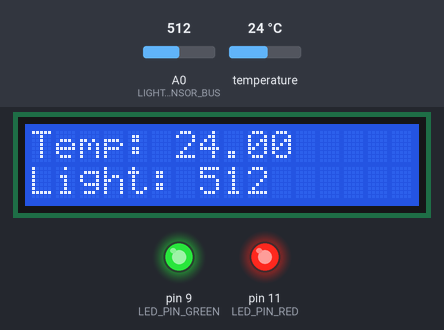
Simulated run of this sketch. Board: Arduino Uno, built with avr-gcc and run on an emulated ATmega328P. Parts: 16×2 character LCD, output pins drawn as LEDs (lit = HIGH). The test bench sets the inputs (shaded band); at power-on: temperature 24 °C, A0 (LIGHT_SENSOR_BUS) = 512. No radio packets arrive unless stated; pins used as bus, display or sensor lines are not drawn; what the sketch prints to the serial monitor is not drawn.

Above: at 2.0 s.
2.1 s: temperature set to 12 °C
At 3.2 s:
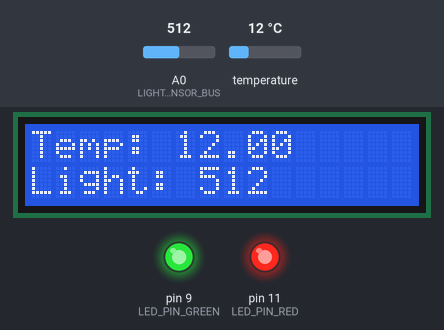
3.7 s: A0 (LIGHT_SENSOR_BUS) set to 716
At 5.1 s:
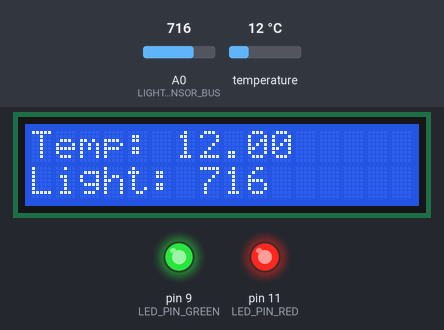
5.4 s: temperature set to 19 °C
At 6.1 s:
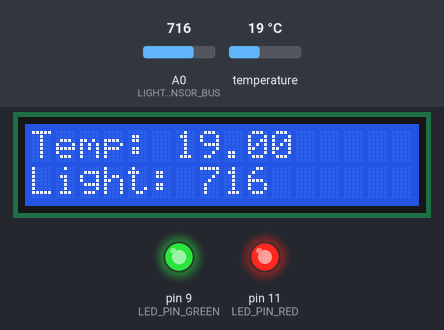
7.1 s: A0 (LIGHT_SENSOR_BUS) set to 900
At 8.2 s:
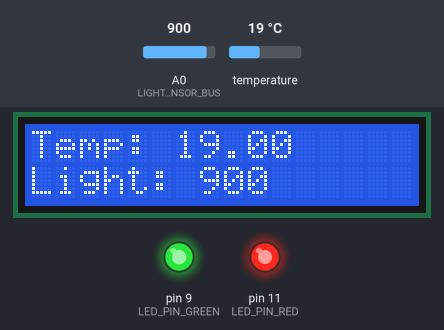
8.8 s: temperature set to 28 °C
At 10.2 s:
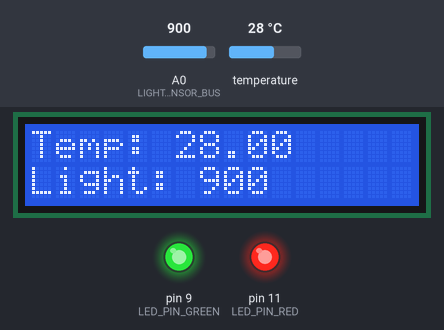
10.5 s: A0 (LIGHT_SENSOR_BUS) set to 1023
At 11.1 s:
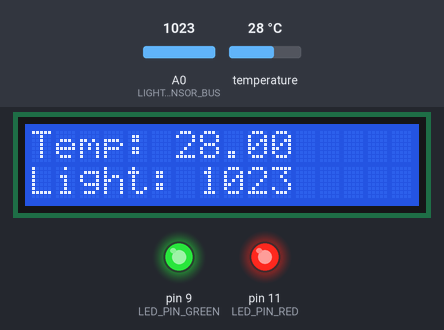
Timing chart, 0 to 13.2 s (numbered marks = the images above; inputs shaded):
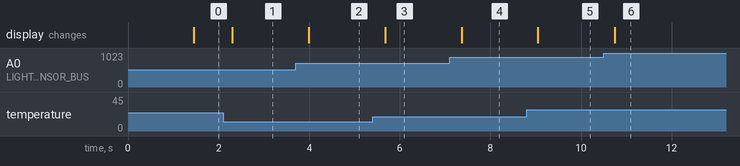

The sketch:

2022Summer.ino
```cpp
/* Fire Detecting System implementation source */

#include <OneWire.h>
#include <DallasTemperature.h>  // Temperature sensor library
#include <Wire.h>
#include <SoftwareSerial.h>
#include <LiquidCrystal_I2C.h>  // LCD Display library
#include <nRF24L01.h>
#include <RF24.h>

#define ONE_WIRE_BUS 2
#define LIGHT_SENSOR_BUS 0

#define LED_PIN_RED 11
#define LED_PIN_BLUE 10
#define LED_PIN_GREEN 9
#define LED_ON 255
#define LED_OFF 0

#define LCD_CHARS 16

// 측정하고 실제값 입력할 것
#define TEMP_LIMIT 0
#define LIGHT_LIMIT 0

LiquidCrystal_I2C lcd(0x3f, 16, 2);  // set the LCD address to 0x27 for a 16 chars and 2 line display

OneWire oneWire(ONE_WIRE_BUS);
DallasTemperature tempSensor(&oneWire);

RF24 radio(8, 10);

const byte addr[6] = "R0001";
static String msg = "QWxlcnQhIQ==";  // alert message

// Clear line on display
void clearLine(int line) {
    for (int i = 0; i < LCD_CHARS; i++) {
        lcd.setCursor(i, line);
        lcd.print(" ");
    }
}

/**
* Print string to display
* @param msg : String to display
* @param line : line in display (range: 0 ~ 1)
* @param pos : position in display (range: 0~15)
*/
void display(const String& msg, int line, int pos) {  // print to display
    clearLine(line);
    lcd.setCursor(pos, line);
    lcd.print(msg);
}

// get temperature from temperature sensor
float get_temperature() {
    tempSensor.requestTemperatures();
    return tempSensor.getTempCByIndex(0);
}

// get light level from light sensor
int get_light_level() {
    return analogRead(LIGHT_SENSOR_BUS);
}

//LED module test
void led_init_test() {
    Serial.println("Testing LED module");

    Serial.println("255 -> 0");
    for (int val = 255; val > 0; val--) {
        analogWrite(LED_PIN_RED, val);
        analogWrite(LED_PIN_BLUE, 255 - val);
        analogWrite(LED_PIN_GREEN, 128 - val);
        delay(1);
    }

    Serial.println("0 -> 255");
    for (int val = 0; val < 255; val++) {
        analogWrite(LED_PIN_RED, val);
        analogWrite(LED_PIN_BLUE, 255 - val);
        analogWrite(LED_PIN_GREEN, 128 - val);
        delay(1);
    }

    Serial.println("LED test done!");
}

void toggle_led(uint8_t color) {
    if (analogRead(color) == LED_OFF)
        analogWrite(color, LED_ON);
    else
        analogWrite(color, LED_OFF);
}

void led_beep() {
    if (analogRead(LED_PIN_RED) == LED_ON) analogWrite(LED_PIN_RED, LED_OFF);
    toggle_led(LED_PIN_RED);
    delay(250);
    toggle_led(LED_PIN_RED);
    delay(250);
}

bool detect_temp_warning() {
    if (get_temperature() > TEMP_LIMIT) return true;
    return false;
}

bool detect_light_warning() {
    if (get_light_level() < LIGHT_LIMIT) return true;
    return false;
}

// initialize RF module
void init_radio() {
    radio.begin();
    radio.openWritingPipe(addr);
    radio.setPALevel(RF24_PA_MIN);
    radio.stopListening();
}

void setup() {
    Serial.begin(9600);  //baud rate

    lcd.init();
    lcd.backlight();

    tempSensor.begin();  //Init temp. sensor

    pinMode(LED_PIN_RED, OUTPUT);
    pinMode(LED_PIN_BLUE, OUTPUT);
    pinMode(LED_PIN_GREEN, OUTPUT);
    led_init_test();

    init_radio();
}

// Add the main program code into the continuous loop() function
void loop() {
    display("Temp: " + String(get_temperature()), 0, 0);
    display("Light: " + String(get_light_level()), 1, 0);

    if (detect_light_warning() && detect_temp_warning()) {
        radio.write(&msg, msg.length());

        clearLine(0);
        clearLine(1);
        display("Fire!", 0, 0);
        led_beep();
    }
}
```

Measured:
- after the input at 2.1 s, the display: changes after 0.20 s (image 1)
- after the input at 3.7 s, the display: changes after 0.28 s (image 2)
- after the input at 5.4 s, the display: changes after 0.27 s (image 3)
- after the input at 7.1 s, the display: changes after 0.26 s (image 4)
- after the input at 8.8 s, the display: changes after 0.25 s (image 5)
- after the input at 10.5 s, the display: changes after 0.24 s (image 6)
